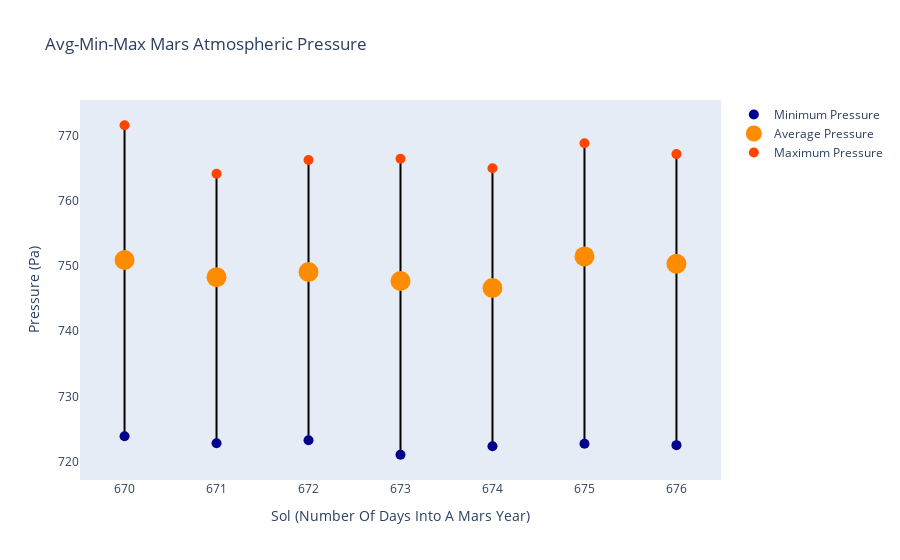

Here is the notebook cell this chart was saved with:
### Markdown cell above
Interesting! We can already see a **huge difference** between the Martian atmosphere and Earth's atmosphere as the numbers are so much smaller.

We could create another bar chart, however I feel that the previous customised scatter plot we created was perfect for this type of data. 

Lets see what our graph looks like!

### Code cell
#Basic Graph Parameters
pressure_graph_title = "Avg-Min-Max Mars Atmospheric Pressure"
xaxis_title = "Sol (Number Of Days Into A Mars Year)"
yaxis_title = "Pressure (Pa)"

#Graphical Properties Of Minimum Pressure Attribute
min_prop = {
	"data"   : atm_pressures[min_key],
	"colour" : "darkblue",
	"size"   : 10,
	"name"  : "Minimum Pressure"
}

#Graphical Properties Of Average Pressure Attribute
avg_prop = {
	"data"   : atm_pressures[avg_key],
	"colour" : "darkorange",
	"size"   : 20,
	"name"  : "Average Pressure"
}

#Graphical Properties Of Maximum Pressure Attribute
max_prop = {
	"data"   : atm_pressures[max_key],
	"colour" : "orangered",
	"size"   : 10,
	"name"  : "Maximum Pressure"
}

pressure_graph = go.Figure()

#Use Our Functions To Create A Graph
plot_min_max_avg_graph(pressure_graph, sols, min_prop, avg_prop, max_prop)
add_connection_lines(pressure_graph, atm_pressures, sol_key, min_key, max_key, line_colour, line_width)
update_graph(pressure_graph, pressure_graph_title, xaxis_title, yaxis_title)

pressure_graph.show()

### Figure 1 — Plotly figure (JSON) as saved in the notebook; plotly's stock layout.template omitted (floating-point values rounded to 4 significant figures)
{"data": [{"marker": {"color": "darkblue", "size": 10}, "mode": "markers", "name": "Minimum Pressure", "showlegend": true, "type": "scatter", "x": ["670", "671", "672", "673", "674", "675", "676"], "y": [723.9, 722.8, 723.3, 721.1, 722.4, 722.8, 722.6]}, {"marker": {"color": "darkorange", "size": 20}, "mode": "markers", "name": "Average Pressure", "showlegend": true, "type": "scatter", "x": ["670", "671", "672", "673", "674", "675", "676"], "y": [750.9, 748.3, 749.1, 747.7, 746.6, 751.5, 750.3]}, {"marker": {"color": "orangered", "size": 10}, "mode": "markers", "name": "Maximum Pressure", "showlegend": true, "type": "scatter", "x": ["670", "671", "672", "673", "674", "675", "676"], "y": [771.5, 764.1, 766.2, 766.4, 765.0, 768.8, 767.1]}], "layout": {"shapes": [{"layer": "below", "line": {"color": "black", "width": 2}, "type": "line", "x0": 0, "x1": 0, "y0": 723.9, "y1": 771.5}, {"layer": "below", "line": {"color": "black", "width": 2}, "type": "line", "x0": 1, "x1": 1, "y0": 722.8, "y1": 764.1}, {"layer": "below", "line": {"color": "black", "width": 2}, "type": "line", "x0": 2, "x1": 2, "y0": 723.3, "y1": 766.2}, {"layer": "below", "line": {"color": "black", "width": 2}, "type": "line", "x0": 3, "x1": 3, "y0": 721.1, "y1": 766.4}, {"layer": "below", "line": {"color": "black", "width": 2}, "type": "line", "x0": 4, "x1": 4, "y0": 722.4, "y1": 765.0}, {"layer": "below", "line": {"color": "black", "width": 2}, "type": "line", "x0": 5, "x1": 5, "y0": 722.8, "y1": 768.8}, {"layer": "below", "line": {"color": "black", "width": 2}, "type": "line", "x0": 6, "x1": 6, "y0": 722.6, "y1": 767.1}], "title": {"text": "Avg-Min-Max Mars Atmospheric Pressure"}, "xaxis": {"showgrid": false, "title": {"text": "Sol (Number Of Days Into A Mars Year)"}, "type": "category"}, "yaxis": {"showgrid": false, "title": {"text": "Pressure (Pa)"}}}}
